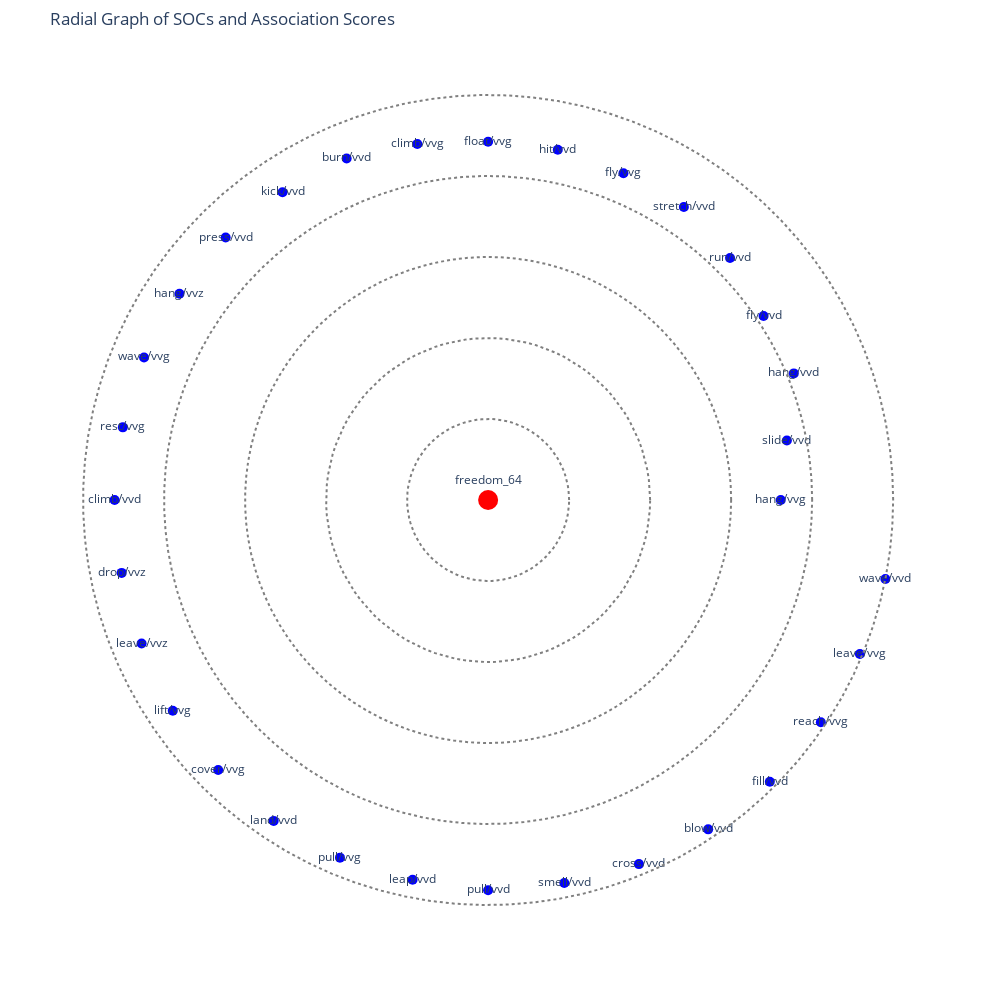

The notebook cell this image was saved under:
### Code cell
# Top n SOCs
n = 32
analyser.SOC_dist_vis(n=n, sub_regSOC=sub_regSOC, output_folder=output_folder, mode=mode, POS_name=POS_name)
